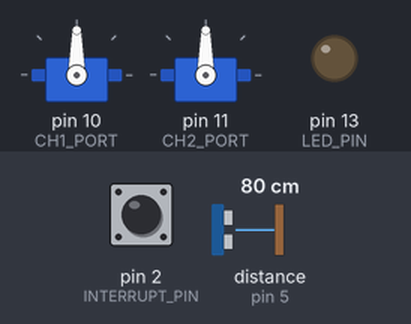
A sketch run on a simulated Arduino Uno, built with avr-gcc and run on an emulated ATmega328P. Parts: 2 × servo, output pins drawn as LEDs (lit = HIGH). Wiring (inferred from the names in the program): ultrasonic range finder: trigger pin 6; echo pin 5. Dashed ring = blinking. Inputs (shaded band) come from the test bench; at power-on: pin 2 (INTERRUPT_PIN) HIGH, distance to the obstacle (sensor on pin 5) 80 cm. The echo pulse lasts 58.3 µs per cm; EEPROM starts erased; pins used as bus, display or sensor lines are not drawn; what the sketch prints to the serial monitor is not drawn.

Above: at 1.2 s.
1.3 s: pin 2 (INTERRUPT_PIN) pulled LOW for 0.15 s
At 2.7 s:
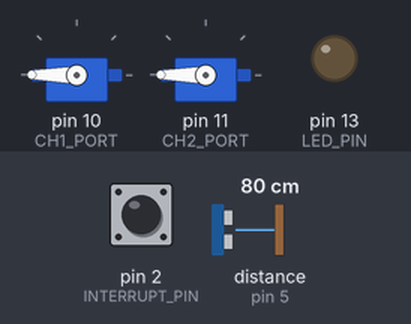
4.4 s: distance to the obstacle (sensor on pin 5) set to 22 cm
5.9 s: distance to the obstacle (sensor on pin 5) set to 18 cm
At 6.3 s:
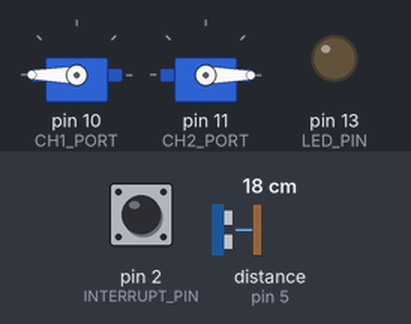
7.4 s: pin 2 (INTERRUPT_PIN) pulled LOW for 1 s
At 7.8 s:
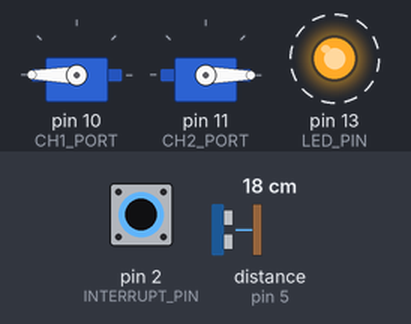
10.4 s: pin 2 (INTERRUPT_PIN) driven LOW
At 10.7 s:
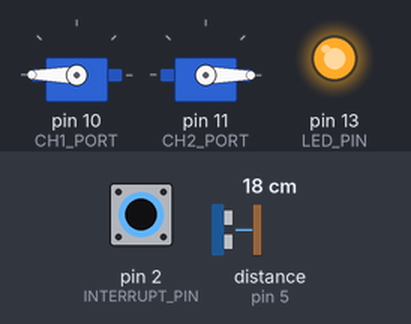
13.4 s: distance to the obstacle (sensor on pin 5) set to 2 cm
At 14.6 s:
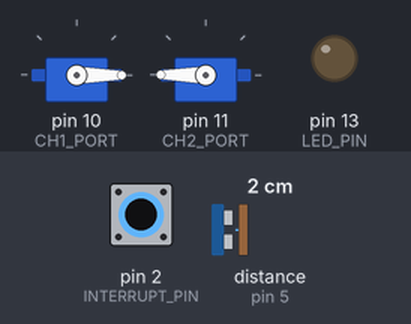
Timing chart, 0 to 15.9 s (numbered marks = the images above; inputs shaded):
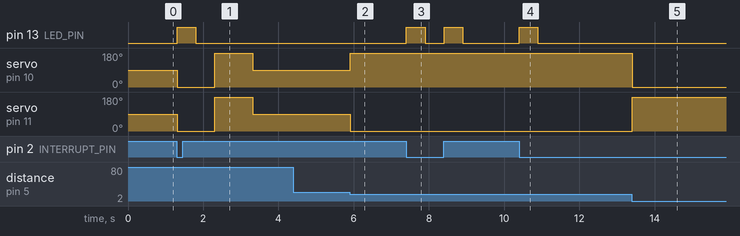

The sketch:

Robot2Mode.ino
```cpp
/*
 *  Please do not delete the lines below
 *  my site: https://TAD3dprinted.com
 */


#include <Servo.h>
#include <EEPROM.h>

//Ultrasonic Sensor
#define trigPin 6
#define echoPin 5

//Define Variables
long duration;
int distance;

#define LED_PIN 13
#define INTERRUPT_PIN 2
#define CH1_PORT 10 //LEFT WHEEL
#define CH2_PORT 11 //RIGHT WHEEL

#define VALSERVO_FORWARD 180
#define VALSERVO_STOP 90
#define VALSERVO_BACKWARD 0

#define CHAR_STOP 'S'
#define CHAR_FORWARD 'F'
#define CHAR_BACKWARD 'B'
#define CHAR_TURNLEFT 'L'
#define CHAR_TURNRIGHT 'R'
#define CHAR_FORWARLEFT 'G'
#define CHAR_FORWARDRIGHT 'I'
#define CHAR_BACKLEFT 'H'
#define CHAR_BACKRIGHT 'J'

//FOLLOW_MODE
#define MIN_DIS 5
#define MID_DIS 10
#define MAX_DIS 20

//AVOIDING_MODE
#define AVOIDING_DIS 10

#define FOLLOW_MODE 0
#define AVOIDING_MODE 1

int MODE = FOLLOW_MODE;

Servo ch1, ch2;
#define ADDR_MEM_MODE 0

#define NUM_ARRAY_OLD_DISTANCES 5
int OldDistances[NUM_ARRAY_OLD_DISTANCES];

void setup(){
  Serial.begin(115200);

  MODE = EEPROM.read(ADDR_MEM_MODE);

  for(int i=0; i<NUM_ARRAY_OLD_DISTANCES; i++)
    OldDistances[i] = 32767/NUM_ARRAY_OLD_DISTANCES;

  pinMode(INTERRUPT_PIN, INPUT_PULLUP);
  attachInterrupt(digitalPinToInterrupt(INTERRUPT_PIN), modeChange, FALLING);

  pinMode(trigPin, OUTPUT);
  pinMode(echoPin, INPUT);
  pinMode(LED_PIN, OUTPUT);


  ch1.attach(CH1_PORT);
  ch2.attach(CH2_PORT);

  ch1.write(VALSERVO_STOP);
  ch2.write(VALSERVO_STOP);
}

bool bNewModeSetting = false;
unsigned long myTime = 0;
void modeChange() {
  unsigned long t = millis();
  if(t - myTime > 500)
  {
    myTime = t;
    MODE=(++MODE)%2;
    bNewModeSetting = true;
    Serial.println("MODE: " + String(MODE));
    EEPROM.write(ADDR_MEM_MODE, MODE);
  }
}

int timeProcess = 0;

unsigned long _t1 = 0;
bool IsSleep = false;

char valueBT = CHAR_STOP;

void loop(){
  if(bNewModeSetting)
  {
    bNewModeSetting = false;
    for(int i=0; i<MODE+1; i++)
    {
      digitalWrite(LED_PIN , HIGH);
      delay(500);
      digitalWrite(LED_PIN , LOW);
      delay(500);
    }
  }

  timeProcess = 0;


  digitalWrite(trigPin , HIGH);
  delayMicroseconds(1000);
  digitalWrite(trigPin , LOW);

  duration = pulseIn(echoPin , HIGH);
  distance = (duration/2) / 28.5;

  for(int i=NUM_ARRAY_OLD_DISTANCES-1; i>0; i--)
    OldDistances[i] = OldDistances[i-1];
  OldDistances[0] = distance;
  distance = 0;
  for(int i=0; i<NUM_ARRAY_OLD_DISTANCES; i++)
    distance += OldDistances[i];
  distance /=  NUM_ARRAY_OLD_DISTANCES;


if(MODE == FOLLOW_MODE)
{
      timeProcess = 0;
      if(distance <= MIN_DIS)
      {
        IsSleep = false;
        valueBT = CHAR_BACKWARD;
        Serial.println(String(distance) + "<=MIN_DIS: MoveBackward");
      }
      if(distance > MIN_DIS && distance <= MID_DIS)
      {
        IsSleep = false;
        valueBT = CHAR_STOP;
        Serial.println("MIN_DIS<"+String(distance)+"<=MID_DIS: Stand");
      }
      if(distance > MID_DIS && distance <= MAX_DIS){
        IsSleep = false;
        valueBT = CHAR_FORWARD;
        Serial.println("MID_DIS<"+String(distance)+"<MAX_DIS: MoveForward");
      }
      if(distance > MAX_DIS && IsSleep == false)
      {
        unsigned long t = millis();
        if(valueBT == CHAR_TURNLEFT && t - _t1 > 500)
        {
          valueBT = CHAR_TURNRIGHT;
          _t1 = t;
          Serial.println("TURN_RIGHT");
        }
        else if(valueBT == CHAR_TURNRIGHT && t - _t1 > 1000)
        {
          Serial.println(String(distance) + " - 3");
          valueBT = CHAR_STOP;
          IsSleep = true;
          Serial.println("TURN_STOP");
        }
        else if(valueBT != CHAR_TURNLEFT && valueBT != CHAR_TURNRIGHT)
        {
          valueBT = CHAR_TURNLEFT;
          _t1 = millis();
          Serial.println("TURN_LEFT");
        }

          //Serial.println(String(distance) + ">MIN_MAX: Turn");

        //timeProcess = 1000;

      }
}
else if(MODE == AVOIDING_MODE)
{
  if(distance <= AVOIDING_DIS){
    valueBT = CHAR_TURNLEFT;
    timeProcess = 500;
    Serial.println("TURN LEFT");
  }
  else{
    valueBT = CHAR_FORWARD;
    Serial.println("FORWARD");
  }
}

    if(valueBT == CHAR_STOP)
    {
      ch1.write(VALSERVO_STOP);
    }
    else if(valueBT == CHAR_FORWARD || valueBT == CHAR_TURNRIGHT || valueBT == CHAR_FORWARDRIGHT || valueBT == CHAR_BACKRIGHT)
      {
        ch1.write(VALSERVO_FORWARD);
      }
      else if(valueBT == CHAR_BACKWARD || valueBT == CHAR_TURNLEFT || valueBT == CHAR_FORWARLEFT || valueBT == CHAR_BACKLEFT)
      {
        ch1.write(VALSERVO_BACKWARD);
      }

    if(valueBT == CHAR_STOP)
    {
      ch2.write(VALSERVO_STOP);
    }
    else if(valueBT == CHAR_FORWARD || valueBT == CHAR_TURNLEFT || valueBT == CHAR_FORWARLEFT || valueBT == CHAR_BACKLEFT)
      {
        ch2.write(VALSERVO_BACKWARD);
      }
      else if(valueBT == CHAR_BACKWARD || valueBT == CHAR_TURNRIGHT || valueBT == CHAR_FORWARDRIGHT || valueBT == CHAR_BACKRIGHT)
      {
        ch2.write(VALSERVO_FORWARD);
      }

delay(timeProcess);
}
```

Measured:
- the behaviour switches between 21 and 20 cm on distance to the obstacle (sensor on pin 5) (found by bisection; images 1 and 2)
- after the input at 1.3 s, pin 13 (LED_PIN): LOW → HIGH at once, → LOW 0.50 s later; servo on pin 10 (CH1_PORT), servo on pin 11 (CH2_PORT): 90° → 0° at once, → 180° 1.0 s later, → 90° 1.0 s later
- after the input at 5.9 s, servo on pin 10 (CH1_PORT): 90° → 180° at once; servo on pin 11 (CH2_PORT): 90° → 0° at once
- after the input at 7.4 s, pin 13 (LED_PIN): alternates HIGH for 0.50 s and LOW for 0.50 s, 4 changes in all, then stays LOW, starting at once
- after the input at 10.4 s, pin 13 (LED_PIN): LOW → HIGH at once, → LOW 0.50 s later
- after the input at 13.4 s, servo on pin 10 (CH1_PORT): 180° → 0° at once; servo on pin 11 (CH2_PORT): 0° → 180° at once
